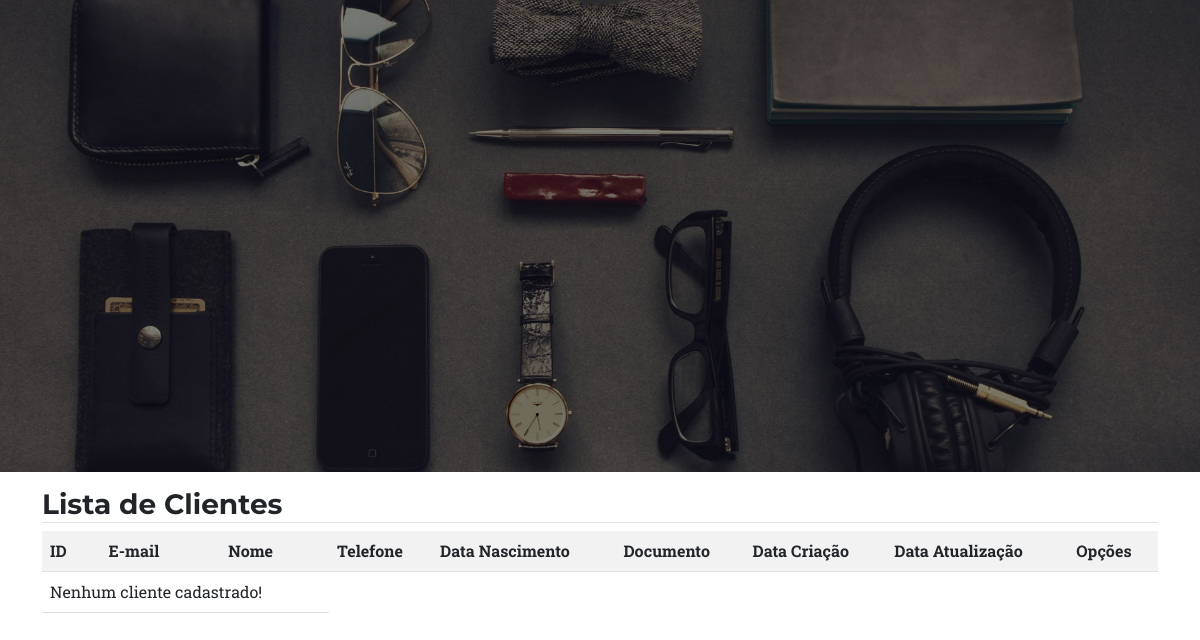
The page /listar/cliente/ on the database as committed earlier.
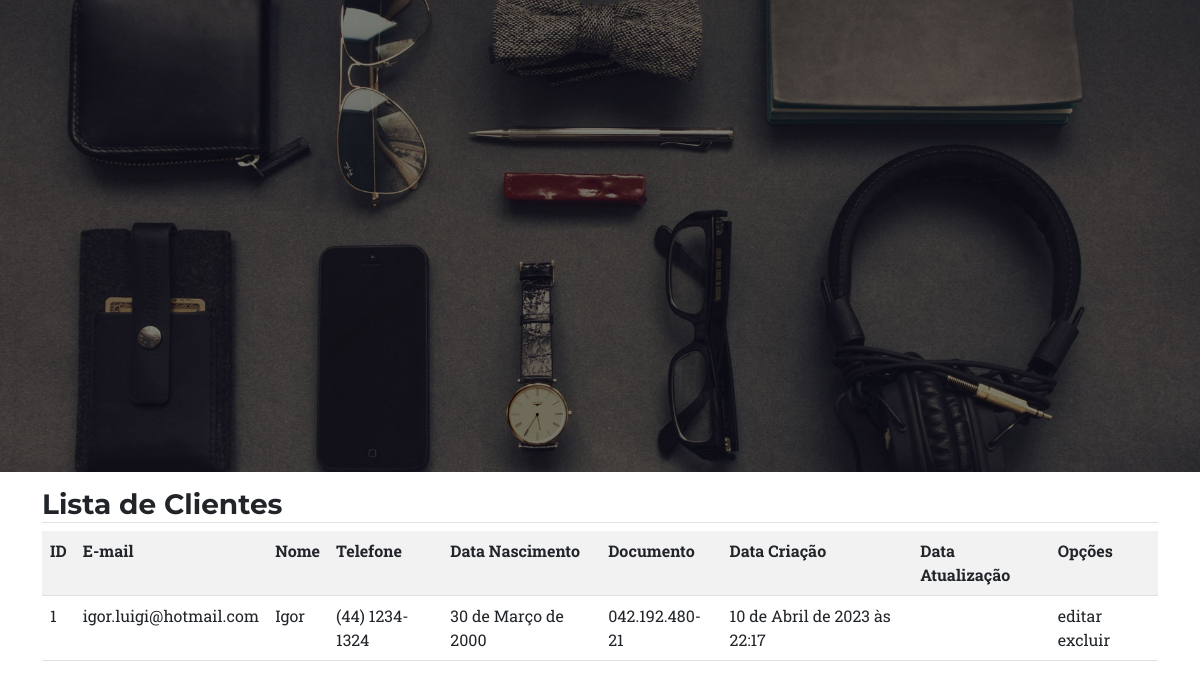
The same page on the database as committed later.
### cadastros/models.py (models this page shows, shortened)
class Cliente(models.Model):
    nome = models.CharField(max_length=50)
    email = models.EmailField(max_length=50,
                              unique=True)
    telefone = models.CharField(max_length=15,
                                unique=True,
                                help_text="(XX)XXXXX-XXXX")
    dataNascimento = models.DateField(verbose_name="Data de Nascimento")
    documento = models.CharField(max_length=14,
                                 unique=True,
                                 help_text="Insira seu CPF")
    senha = models.CharField(max_length=50)
    dataCriacao = models.DateTimeField(auto_now_add=True)
    dataAtualizacao = models.DateTimeField(auto_now=True)

### cadastros/views.py (the view)
# urls.py: path("listar/cliente/", ClienteList.as_view(), name="listar-cliente"),
class ClienteList(ListView):
    model = Cliente
    template_name = "cadastros/cliente_list.html"

### cadastros/templates/cadastros/cliente_list.html (shortened to what this page needs)
{% extends "paginas/modelo.html" %}
{% load static %}
{% load crispy_forms_tags %}
{% block conteudo %}
<form action="" method="post">
    <div class="container">
        <h3 class="mt-3 border-bottom">Lista de Clientes</h3>
        <table class="table table-striped">
            <tr>
                <th>ID</th>
                <th>E-mail</th>
                <th>Nome</th>
                <th>Telefone</th>
                <th>Data Nascimento</th>
                <th>Documento</th>
                <th>Data Criação</th>
                <th>Data Atualização</th>
                <th>Opções</th>
            </tr>
            {% for obejct in object_list %}
            <tr>
                <td>{{obejct.pk}}</td>
                <td>{{obejct.email}}</td>
                <td>{{obejct.nome}}</td>
                <td>{{obejct.telefone}}</td>
                <td>{{obejct.dataNascimento}}</td>
                <td>{{obejct.documento}}</td>
                <td>{{obejct.dataCriacao}}</td>
                <td>{{obejct.dataAtulizacao}}</td>
                <td>
                    editar excluir
                </td>
            </tr>
            {% empty %}
            <tr>
                <td colspan="3">Nenhum cliente cadastrado!</td>
            </tr>
            {% endfor %}
        </table>
        <br>
        <br>
    </div>
</form>
{% endblock %}

Rows that differ between the two databases and show on the page:
added Cliente: pk "1", email "igor.luigi@hotmail.com", nome "Igor", telefone "(44) 1234-1324", dataNascimento "30 de Março de 2000", documento "042.192.480-21", dataCriacao "10 de Abril de 2023 às 22:17"
Other text that changed with them:
text no longer shown: "Nenhum cliente cadastrado!"
